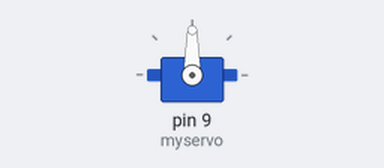
Simulated run of this sketch. Board: Arduino Uno, built with avr-gcc and run on an emulated ATmega328P. Shown: servo.

Above: at 0.05 s.
At 8.2 s:
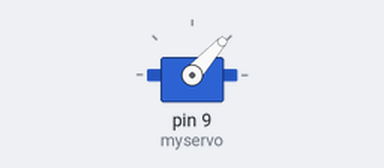
Timing chart, 0 to 10.7 s (numbered marks = the images above):
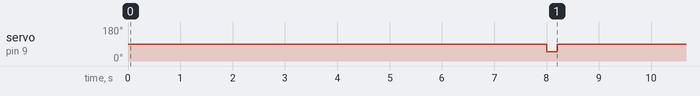

Measured:
- by itself, servo on pin 9 (myservo): alternates 90° for 8.0 s and 48° for 0.20 s

The sketch:

Test_Code_MD2.ino
```cpp
#include <Servo.h>
Servo myservo;

int pos = 90;

void setup() {
  // put your setup code here, to run once:
    myservo.attach(9);
}

void loop() {
  // put your main code here, to run repeatedly:
  myservo.write(90);
  delay(8000);
    for (pos = 90; pos > 47; pos -= 1)
      myservo.write(pos);
      delay(1);
  delay(200);
}
```
